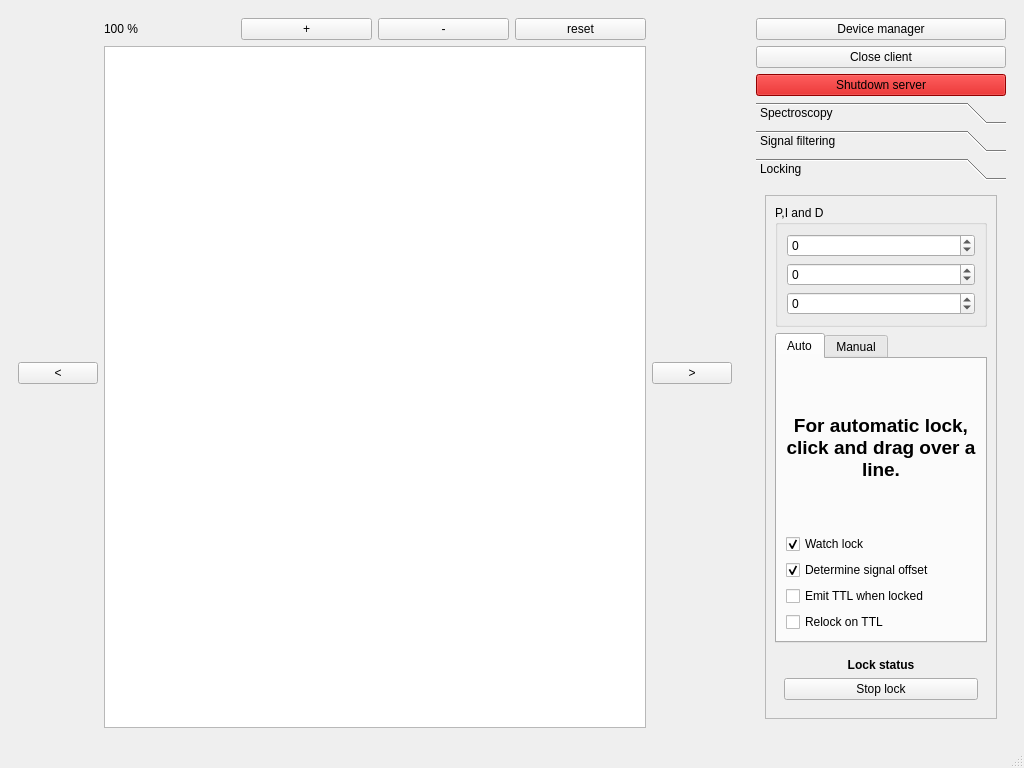
<?xml version="1.0" encoding="UTF-8"?>
<ui version="4.0">
 <class>MainWindow</class>
 <widget class="QMainWindow" name="MainWindow">
  <property name="geometry">
   <rect>
    <x>0</x>
    <y>0</y>
    <width>1024</width>
    <height>768</height>
   </rect>
  </property>
  <property name="windowTitle">
   <string>MainWindow</string>
  </property>
  <widget class="QWidget" name="centralwidget">
   <layout class="QHBoxLayout" name="horizontalLayout">
    <item>
     <widget class="CentralPanel" name="horizontalWidget" native="true">
      <layout class="QHBoxLayout" name="horizontalLayout_8">
       <item>
        <widget class="QPushButton" name="go_left">
         <property name="text">
          <string>&lt;</string>
         </property>
        </widget>
       </item>
       <item>
        <layout class="QVBoxLayout" name="verticalLayout_17">
         <item>
          <layout class="QHBoxLayout" name="horizontalLayout_3">
           <item>
            <widget class="QLabel" name="scan_amplitude">
             <property name="text">
              <string>100 %</string>
             </property>
            </widget>
           </item>
           <item>
            <widget class="QPushButton" name="increase_scan_amplitude">
             <property name="text">
              <string>+</string>
             </property>
            </widget>
           </item>
           <item>
            <widget class="QPushButton" name="decrease_scan_amplitude">
             <property name="text">
              <string>-</string>
             </property>
            </widget>
           </item>
           <item>
            <widget class="QPushButton" name="reset_scan_amplitude">
             <property name="text">
              <string>reset</string>
             </property>
            </widget>
           </item>
          </layout>
         </item>
         <item>
          <widget class="PlotWidget" name="graphicsView">
           <property name="minimumSize">
            <size>
             <width>100</width>
             <height>100</height>
            </size>
           </property>
          </widget>
         </item>
        </layout>
       </item>
       <item>
        <widget class="QPushButton" name="go_right">
         <property name="sizePolicy">
          <sizepolicy hsizetype="Minimum" vsizetype="Fixed">
           <horstretch>0</horstretch>
           <verstretch>0</verstretch>
          </sizepolicy>
         </property>
         <property name="text">
          <string>&gt;</string>
         </property>
        </widget>
       </item>
      </layout>
     </widget>
    </item>
    <item>
     <widget class="RightPanel" name="rightPanel" native="true">
      <property name="minimumSize">
       <size>
        <width>250</width>
        <height>0</height>
       </size>
      </property>
      <layout class="QVBoxLayout" name="verticalLayout_11">
       <item>
        <widget class="QPushButton" name="openDeviceManagerButton">
         <property name="text">
          <string>Device manager</string>
         </property>
        </widget>
       </item>
       <item>
        <widget class="QPushButton" name="closeButton">
         <property name="text">
          <string>Close client</string>
         </property>
        </widget>
       </item>
       <item>
        <widget class="QPushButton" name="shutdownButton">
         <property name="palette">
          <palette>
           <active>
            <colorrole role="WindowText">
             <brush brushstyle="SolidPattern">
              <color alpha="255">
               <red>0</red>
               <green>0</green>
               <blue>0</blue>
              </color>
             </brush>
            </colorrole>
            <colorrole role="Button">
             <brush brushstyle="SolidPattern">
              <color alpha="255">
               <red>204</red>
               <green>0</green>
               <blue>0</blue>
              </color>
             </brush>
            </colorrole>
            <colorrole role="Light">
             <brush brushstyle="SolidPattern">
              <color alpha="255">
               <red>255</red>
               <green>51</green>
               <blue>51</blue>
              </color>
             </brush>
            </colorrole>
            <colorrole role="Midlight">
             <brush brushstyle="SolidPattern">
              <color alpha="255">
               <red>229</red>
               <green>25</green>
               <blue>25</blue>
              </color>
             </brush>
            </colorrole>
            <colorrole role="Dark">
             <brush brushstyle="SolidPattern">
              <color alpha="255">
               <red>102</red>
               <green>0</green>
               <blue>0</blue>
              </color>
             </brush>
            </colorrole>
            <colorrole role="Mid">
             <brush brushstyle="SolidPattern">
              <color alpha="255">
               <red>136</red>
               <green>0</green>
               <blue>0</blue>
              </color>
             </brush>
            </colorrole>
            <colorrole role="Text">
             <brush brushstyle="SolidPattern">
              <color alpha="255">
               <red>0</red>
               <green>0</green>
               <blue>0</blue>
              </color>
             </brush>
            </colorrole>
            <colorrole role="BrightText">
             <brush brushstyle="SolidPattern">
              <color alpha="255">
               <red>255</red>
               <green>255</green>
               <blue>255</blue>
              </color>
             </brush>
            </colorrole>
            <colorrole role="ButtonText">
             <brush brushstyle="SolidPattern">
              <color alpha="255">
               <red>0</red>
               <green>0</green>
               <blue>0</blue>
              </color>
             </brush>
            </colorrole>
            <colorrole role="Base">
             <brush brushstyle="SolidPattern">
              <color alpha="255">
               <red>255</red>
               <green>255</green>
               <blue>255</blue>
              </color>
             </brush>
            </colorrole>
            <colorrole role="Window">
             <brush brushstyle="SolidPattern">
              <color alpha="255">
               <red>204</red>
               <green>0</green>
               <blue>0</blue>
              </color>
             </brush>
            </colorrole>
            <colorrole role="Shadow">
             <brush brushstyle="SolidPattern">
              <color alpha="255">
               <red>0</red>
               <green>0</green>
               <blue>0</blue>
              </color>
             </brush>
            </colorrole>
            <colorrole role="AlternateBase">
             <brush brushstyle="SolidPattern">
              <color alpha="255">
               <red>229</red>
               <green>127</green>
               <blue>127</blue>
              </color>
             </brush>
            </colorrole>
            <colorrole role="ToolTipBase">
             <brush brushstyle="SolidPattern">
              <color alpha="255">
               <red>255</red>
               <green>255</green>
               <blue>220</blue>
              </color>
             </brush>
            </colorrole>
            <colorrole role="ToolTipText">
             <brush brushstyle="SolidPattern">
              <color alpha="255">
               <red>0</red>
               <green>0</green>
               <blue>0</blue>
              </color>
             </brush>
            </colorrole>
            <colorrole role="PlaceholderText">
             <brush brushstyle="NoBrush">
              <color alpha="128">
               <red>0</red>
               <green>0</green>
               <blue>0</blue>
              </color>
             </brush>
            </colorrole>
           </active>
           <inactive>
            <colorrole role="WindowText">
             <brush brushstyle="SolidPattern">
              <color alpha="255">
               <red>0</red>
               <green>0</green>
               <blue>0</blue>
              </color>
             </brush>
            </colorrole>
            <colorrole role="Button">
             <brush brushstyle="SolidPattern">
              <color alpha="255">
               <red>204</red>
               <green>0</green>
               <blue>0</blue>
              </color>
             </brush>
            </colorrole>
            <colorrole role="Light">
             <brush brushstyle="SolidPattern">
              <color alpha="255">
               <red>255</red>
               <green>51</green>
               <blue>51</blue>
              </color>
             </brush>
            </colorrole>
            <colorrole role="Midlight">
             <brush brushstyle="SolidPattern">
              <color alpha="255">
               <red>229</red>
               <green>25</green>
               <blue>25</blue>
              </color>
             </brush>
            </colorrole>
            <colorrole role="Dark">
             <brush brushstyle="SolidPattern">
              <color alpha="255">
               <red>102</red>
               <green>0</green>
               <blue>0</blue>
              </color>
             </brush>
            </colorrole>
            <colorrole role="Mid">
             <brush brushstyle="SolidPattern">
              <color alpha="255">
               <red>136</red>
               <green>0</green>
               <blue>0</blue>
              </color>
             </brush>
            </colorrole>
            <colorrole role="Text">
             <brush brushstyle="SolidPattern">
              <color alpha="255">
               <red>0</red>
               <green>0</green>
               <blue>0</blue>
              </color>
             </brush>
            </colorrole>
            <colorrole role="BrightText">
             <brush brushstyle="SolidPattern">
              <color alpha="255">
               <red>255</red>
               <green>255</green>
               <blue>255</blue>
              </color>
             </brush>
            </colorrole>
            <colorrole role="ButtonText">
             <brush brushstyle="SolidPattern">
              <color alpha="255">
               <red>0</red>
               <green>0</green>
               <blue>0</blue>
              </color>
             </brush>
            </colorrole>
            <colorrole role="Base">
             <brush brushstyle="SolidPattern">
              <color alpha="255">
               <red>255</red>
               <green>255</green>
               <blue>255</blue>
              </color>
             </brush>
            </colorrole>
            <colorrole role="Window">
             <brush brushstyle="SolidPattern">
              <color alpha="255">
               <red>204</red>
               <green>0</green>
               <blue>0</blue>
              </color>
             </brush>
            </colorrole>
            <colorrole role="Shadow">
             <brush brushstyle="SolidPattern">
              <color alpha="255">
               <red>0</red>
               <green>0</green>
               <blue>0</blue>
              </color>
             </brush>
            </colorrole>
            <colorrole role="AlternateBase">
             <brush brushstyle="SolidPattern">
              <color alpha="255">
               <red>229</red>
               <green>127</green>
               <blue>127</blue>
              </color>
             </brush>
            </colorrole>
            <colorrole role="ToolTipBase">
             <brush brushstyle="SolidPattern">
              <color alpha="255">
               <red>255</red>
               <green>255</green>
               <blue>220</blue>
              </color>
             </brush>
            </colorrole>
            <colorrole role="ToolTipText">
             <brush brushstyle="SolidPattern">
              <color alpha="255">
               <red>0</red>
               <green>0</green>
               <blue>0</blue>
              </color>
             </brush>
            </colorrole>
            <colorrole role="PlaceholderText">
             <brush brushstyle="NoBrush">
              <color alpha="128">
               <red>0</red>
               <green>0</green>
               <blue>0</blue>
              </color>
             </brush>
            </colorrole>
           </inactive>
           <disabled>
            <colorrole role="WindowText">
             <brush brushstyle="SolidPattern">
              <color alpha="255">
               <red>102</red>
               <green>0</green>
               <blue>0</blue>
              </color>
             </brush>
            </colorrole>
            <colorrole role="Button">
             <brush brushstyle="SolidPattern">
              <color alpha="255">
               <red>204</red>
               <green>0</green>
               <blue>0</blue>
              </color>
             </brush>
            </colorrole>
            <colorrole role="Light">
             <brush brushstyle="SolidPattern">
              <color alpha="255">
               <red>255</red>
               <green>51</green>
               <blue>51</blue>
              </color>
             </brush>
            </colorrole>
            <colorrole role="Midlight">
             <brush brushstyle="SolidPattern">
              <color alpha="255">
               <red>229</red>
               <green>25</green>
               <blue>25</blue>
              </color>
             </brush>
            </colorrole>
            <colorrole role="Dark">
             <brush brushstyle="SolidPattern">
              <color alpha="255">
               <red>102</red>
               <green>0</green>
               <blue>0</blue>
              </color>
             </brush>
            </colorrole>
            <colorrole role="Mid">
             <brush brushstyle="SolidPattern">
              <color alpha="255">
               <red>136</red>
               <green>0</green>
               <blue>0</blue>
              </color>
             </brush>
            </colorrole>
            <colorrole role="Text">
             <brush brushstyle="SolidPattern">
              <color alpha="255">
               <red>102</red>
               <green>0</green>
               <blue>0</blue>
              </color>
             </brush>
            </colorrole>
            <colorrole role="BrightText">
             <brush brushstyle="SolidPattern">
              <color alpha="255">
               <red>255</red>
               <green>255</green>
               <blue>255</blue>
              </color>
             </brush>
            </colorrole>
            <colorrole role="ButtonText">
             <brush brushstyle="SolidPattern">
              <color alpha="255">
               <red>102</red>
               <green>0</green>
               <blue>0</blue>
              </color>
             </brush>
            </colorrole>
            <colorrole role="Base">
             <brush brushstyle="SolidPattern">
              <color alpha="255">
               <red>204</red>
               <green>0</green>
               <blue>0</blue>
              </color>
             </brush>
            </colorrole>
            <colorrole role="Window">
             <brush brushstyle="SolidPattern">
              <color alpha="255">
               <red>204</red>
               <green>0</green>
               <blue>0</blue>
              </color>
             </brush>
            </colorrole>
            <colorrole role="Shadow">
             <brush brushstyle="SolidPattern">
              <color alpha="255">
               <red>0</red>
               <green>0</green>
               <blue>0</blue>
              </color>
             </brush>
            </colorrole>
            <colorrole role="AlternateBase">
             <brush brushstyle="SolidPattern">
              <color alpha="255">
               <red>204</red>
               <green>0</green>
               <blue>0</blue>
              </color>
             </brush>
            </colorrole>
            <colorrole role="ToolTipBase">
             <brush brushstyle="SolidPattern">
              <color alpha="255">
               <red>255</red>
               <green>255</green>
               <blue>220</blue>
              </color>
             </brush>
            </colorrole>
            <colorrole role="ToolTipText">
             <brush brushstyle="SolidPattern">
              <color alpha="255">
               <red>0</red>
               <green>0</green>
               <blue>0</blue>
              </color>
             </brush>
            </colorrole>
            <colorrole role="PlaceholderText">
             <brush brushstyle="NoBrush">
              <color alpha="128">
               <red>0</red>
               <green>0</green>
               <blue>0</blue>
              </color>
             </brush>
            </colorrole>
           </disabled>
          </palette>
         </property>
         <property name="autoFillBackground">
          <bool>false</bool>
         </property>
         <property name="text">
          <string>Shutdown server</string>
         </property>
        </widget>
       </item>
       <item>
        <widget class="QToolBox" name="toolBox">
         <property name="sizePolicy">
          <sizepolicy hsizetype="Fixed" vsizetype="Expanding">
           <horstretch>0</horstretch>
           <verstretch>0</verstretch>
          </sizepolicy>
         </property>
         <property name="minimumSize">
          <size>
           <width>250</width>
           <height>0</height>
          </size>
         </property>
         <property name="currentIndex">
          <number>2</number>
         </property>
         <widget class="SpectroscopyPanel" name="page">
          <property name="geometry">
           <rect>
            <x>0</x>
            <y>0</y>
            <width>250</width>
            <height>471</height>
           </rect>
          </property>
          <property name="sizePolicy">
           <sizepolicy hsizetype="Minimum" vsizetype="Preferred">
            <horstretch>0</horstretch>
            <verstretch>0</verstretch>
           </sizepolicy>
          </property>
          <attribute name="label">
           <string>Spectroscopy</string>
          </attribute>
          <layout class="QVBoxLayout" name="verticalLayout">
           <item>
            <widget class="QScrollArea" name="scrollArea_2">
             <property name="widgetResizable">
              <bool>true</bool>
             </property>
             <widget class="QWidget" name="scrollAreaWidgetContents_3">
              <property name="geometry">
               <rect>
                <x>0</x>
                <y>0</y>
                <width>220</width>
                <height>500</height>
               </rect>
              </property>
              <layout class="QVBoxLayout" name="verticalLayout_9">
               <item>
                <widget class="QGroupBox" name="groupBox_4">
                 <property name="title">
                  <string>Modulation frequency</string>
                 </property>
                 <layout class="QVBoxLayout" name="verticalLayout_5">
                  <item>
                   <layout class="QHBoxLayout" name="horizontalLayout_6">
                    <item>
                     <widget class="QDoubleSpinBox" name="modulation_frequency"/>
                    </item>
                    <item>
                     <widget class="QLabel" name="label_5">
                      <property name="text">
                       <string>MHz</string>
                      </property>
                     </widget>
                    </item>
                   </layout>
                  </item>
                 </layout>
                </widget>
               </item>
               <item>
                <widget class="QGroupBox" name="groupBox">
                 <property name="title">
                  <string>Modulation amplitude</string>
                 </property>
                 <layout class="QVBoxLayout" name="verticalLayout_2">
                  <item>
                   <layout class="QHBoxLayout" name="horizontalLayout_2">
                    <item>
                     <widget class="QDoubleSpinBox" name="modulation_amplitude"/>
                    </item>
                    <item>
                     <widget class="QLabel" name="label">
                      <property name="text">
                       <string>Vpp</string>
                      </property>
                     </widget>
                    </item>
                   </layout>
                  </item>
                 </layout>
                </widget>
               </item>
               <item>
                <widget class="QGroupBox" name="groupBox_3">
                 <property name="title">
                  <string>Ramp speed</string>
                 </property>
                 <layout class="QVBoxLayout" name="verticalLayout_4">
                  <item>
                   <layout class="QHBoxLayout" name="horizontalLayout_5">
                    <item>
                     <widget class="QDoubleSpinBox" name="ramp_speed"/>
                    </item>
                    <item>
                     <widget class="QLabel" name="label_4">
                      <property name="text">
                       <string>Hz</string>
                      </property>
                     </widget>
                    </item>
                   </layout>
                  </item>
                 </layout>
                </widget>
               </item>
               <item>
                <widget class="QGroupBox" name="groupBox_2">
                 <property name="title">
                  <string>Demodulation phase</string>
                 </property>
                 <layout class="QVBoxLayout" name="verticalLayout_3">
                  <item>
                   <layout class="QHBoxLayout" name="horizontalLayout_4">
                    <item>
                     <widget class="QDoubleSpinBox" name="demodulation_phase"/>
                    </item>
                    <item>
                     <widget class="QLabel" name="label_3">
                      <property name="text">
                       <string>deg</string>
                      </property>
                     </widget>
                    </item>
                   </layout>
                  </item>
                 </layout>
                </widget>
               </item>
               <item>
                <widget class="QGroupBox" name="groupBox_7">
                 <property name="title">
                  <string>Demodulation frequency</string>
                 </property>
                 <layout class="QVBoxLayout" name="verticalLayout_13">
                  <item>
                   <widget class="QComboBox" name="demodulation_frequency">
                    <item>
                     <property name="text">
                      <string>1f</string>
                     </property>
                    </item>
                    <item>
                     <property name="text">
                      <string>3f</string>
                     </property>
                    </item>
                    <item>
                     <property name="text">
                      <string>5f</string>
                     </property>
                    </item>
                   </widget>
                  </item>
                 </layout>
                </widget>
               </item>
               <item>
                <widget class="QGroupBox" name="groupBox_6">
                 <property name="title">
                  <string>Signal offset</string>
                 </property>
                 <layout class="QHBoxLayout" name="horizontalLayout_7">
                  <item>
                   <widget class="QSpinBox" name="signal_offset"/>
                  </item>
                 </layout>
                </widget>
               </item>
              </layout>
             </widget>
            </widget>
           </item>
          </layout>
         </widget>
         <widget class="QWidget" name="page_3">
          <property name="geometry">
           <rect>
            <x>0</x>
            <y>0</y>
            <width>250</width>
            <height>471</height>
           </rect>
          </property>
          <attribute name="label">
           <string>Signal filtering</string>
          </attribute>
          <layout class="QVBoxLayout" name="verticalLayout_14">
           <item>
            <widget class="QLabel" name="label_7">
             <property name="text">
              <string>still missing...</string>
             </property>
            </widget>
           </item>
          </layout>
         </widget>
         <widget class="LockingPanel" name="page_2">
          <property name="geometry">
           <rect>
            <x>0</x>
            <y>0</y>
            <width>250</width>
            <height>471</height>
           </rect>
          </property>
          <property name="sizePolicy">
           <sizepolicy hsizetype="Minimum" vsizetype="Preferred">
            <horstretch>0</horstretch>
            <verstretch>0</verstretch>
           </sizepolicy>
          </property>
          <attribute name="label">
           <string>Locking</string>
          </attribute>
          <layout class="QVBoxLayout" name="verticalLayout_7">
           <item>
            <widget class="QScrollArea" name="scrollArea">
             <property name="widgetResizable">
              <bool>true</bool>
             </property>
             <widget class="QWidget" name="scrollAreaWidgetContents">
              <property name="geometry">
               <rect>
                <x>0</x>
                <y>0</y>
                <width>220</width>
                <height>504</height>
               </rect>
              </property>
              <layout class="QVBoxLayout" name="verticalLayout_8">
               <item>
                <widget class="QGroupBox" name="groupBox_5">
                 <property name="sizePolicy">
                  <sizepolicy hsizetype="Preferred" vsizetype="Minimum">
                   <horstretch>0</horstretch>
                   <verstretch>0</verstretch>
                  </sizepolicy>
                 </property>
                 <property name="title">
                  <string>P,I and D</string>
                 </property>
                 <layout class="QVBoxLayout" name="verticalLayout_6">
                  <item>
                   <widget class="QSpinBox" name="kp">
                    <property name="minimum">
                     <number>-8192</number>
                    </property>
                    <property name="maximum">
                     <number>8191</number>
                    </property>
                   </widget>
                  </item>
                  <item>
                   <widget class="QSpinBox" name="ki">
                    <property name="minimum">
                     <number>-8192</number>
                    </property>
                    <property name="maximum">
                     <number>8191</number>
                    </property>
                   </widget>
                  </item>
                  <item>
                   <widget class="QSpinBox" name="kd">
                    <property name="sizePolicy">
                     <sizepolicy hsizetype="Preferred" vsizetype="Fixed">
                      <horstretch>0</horstretch>
                      <verstretch>0</verstretch>
                     </sizepolicy>
                    </property>
                    <property name="minimum">
                     <number>-8192</number>
                    </property>
                    <property name="maximum">
                     <number>8191</number>
                    </property>
                   </widget>
                  </item>
                 </layout>
                </widget>
               </item>
               <item>
                <widget class="QTabWidget" name="lock_control_container">
                 <property name="currentIndex">
                  <number>0</number>
                 </property>
                 <widget class="QWidget" name="auto_mode">
                  <attribute name="title">
                   <string>Auto</string>
                  </attribute>
                  <layout class="QVBoxLayout" name="verticalLayout_10">
                   <item>
                    <widget class="QLabel" name="label_2">
                     <property name="text">
                      <string>&lt;html&gt;&lt;head/&gt;&lt;body&gt;&lt;p align=&quot;center&quot;&gt;&lt;span style=&quot; font-size:14pt; font-weight:600;&quot;&gt;For automatic lock, click and drag over a line.&lt;/span&gt;&lt;/p&gt;&lt;/body&gt;&lt;/html&gt;</string>
                     </property>
                     <property name="scaledContents">
                      <bool>false</bool>
                     </property>
                     <property name="alignment">
                      <set>Qt::AlignCenter</set>
                     </property>
                     <property name="wordWrap">
                      <bool>true</bool>
                     </property>
                    </widget>
                   </item>
                   <item>
                    <widget class="QCheckBox" name="watchLockCheckbox">
                     <property name="text">
                      <string>Watch lock</string>
                     </property>
                     <property name="checked">
                      <bool>true</bool>
                     </property>
                    </widget>
                   </item>
                   <item>
                    <widget class="QCheckBox" name="checkBox_2">
                     <property name="text">
                      <string>Determine signal offset</string>
                     </property>
                     <property name="checked">
                      <bool>true</bool>
                     </property>
                    </widget>
                   </item>
                   <item>
                    <widget class="QCheckBox" name="checkBox_4">
                     <property name="text">
                      <string>Emit TTL when locked</string>
                     </property>
                    </widget>
                   </item>
                   <item>
                    <widget class="QCheckBox" name="checkBox_3">
                     <property name="text">
                      <string>Relock on TTL</string>
                     </property>
                    </widget>
                   </item>
                  </layout>
                 </widget>
                 <widget class="QWidget" name="manual_mode">
                  <attribute name="title">
                   <string>Manual</string>
                  </attribute>
                  <layout class="QVBoxLayout" name="verticalLayout_12">
                   <item>
                    <widget class="QLabel" name="label_6">
                     <property name="text">
                      <string>&lt;html&gt;&lt;head/&gt;&lt;body&gt;&lt;p align=&quot;center&quot;&gt;&lt;span style=&quot; font-size:14pt; font-weight:600;&quot;&gt;Center the line and zoom in before pressing the button.&lt;/span&gt;&lt;/p&gt;&lt;/body&gt;&lt;/html&gt;</string>
                     </property>
                     <property name="scaledContents">
                      <bool>false</bool>
                     </property>
                     <property name="alignment">
                      <set>Qt::AlignCenter</set>
                     </property>
                     <property name="wordWrap">
                      <bool>true</bool>
                     </property>
                    </widget>
                   </item>
                   <item>
                    <widget class="QRadioButton" name="radioButton">
                     <property name="text">
                      <string>Rising slope</string>
                     </property>
                    </widget>
                   </item>
                   <item>
                    <widget class="QRadioButton" name="radioButton_2">
                     <property name="text">
                      <string>Falling slope</string>
                     </property>
                    </widget>
                   </item>
                   <item>
                    <widget class="QPushButton" name="manualLockButton">
                     <property name="text">
                      <string>Lock!</string>
                     </property>
                    </widget>
                   </item>
                  </layout>
                 </widget>
                </widget>
               </item>
               <item>
                <widget class="LockStatusPanel" name="lock_status_container" native="true">
                 <layout class="QVBoxLayout" name="verticalLayout_18">
                  <item>
                   <widget class="QLabel" name="lock_status">
                    <property name="text">
                     <string>&lt;html&gt;&lt;head/&gt;&lt;body&gt;&lt;p align=&quot;center&quot;&gt;&lt;span style=&quot; font-weight:600;&quot;&gt;Lock status&lt;/span&gt;&lt;/p&gt;&lt;/body&gt;&lt;/html&gt;</string>
                    </property>
                   </widget>
                  </item>
                  <item>
                   <widget class="QPushButton" name="stop_lock">
                    <property name="text">
                     <string>Stop lock</string>
                    </property>
                   </widget>
                  </item>
                 </layout>
                </widget>
               </item>
              </layout>
             </widget>
            </widget>
           </item>
          </layout>
         </widget>
        </widget>
       </item>
      </layout>
     </widget>
    </item>
   </layout>
  </widget>
  <widget class="QMenuBar" name="menubar">
   <property name="geometry">
    <rect>
     <x>0</x>
     <y>0</y>
     <width>1024</width>
     <height>27</height>
    </rect>
   </property>
  </widget>
  <widget class="QStatusBar" name="statusbar"/>
 </widget>
 <customwidgets>
  <customwidget>
   <class>PlotWidget</class>
   <extends>QGraphicsView</extends>
   <header location="global">plot_widget.h</header>
  </customwidget>
  <customwidget>
   <class>RightPanel</class>
   <extends>QWidget</extends>
   <header location="global">right_panel.h</header>
   <container>1</container>
   <slots>
    <slot>close_app()</slot>
    <slot>shutdown_server()</slot>
    <slot>open_device_manager()</slot>
    <slot>start_manual_lock()</slot>
   </slots>
  </customwidget>
  <customwidget>
   <class>LockingPanel</class>
   <extends>QWidget</extends>
   <header location="global">locking_panel.h</header>
   <container>1</container>
  </customwidget>
  <customwidget>
   <class>SpectroscopyPanel</class>
   <extends>QWidget</extends>
   <header location="global">spectroscopy_panel.h</header>
   <container>1</container>
  </customwidget>
  <customwidget>
   <class>CentralPanel</class>
   <extends>QWidget</extends>
   <header location="global">central_panel.h</header>
   <container>1</container>
  </customwidget>
  <customwidget>
   <class>LockStatusPanel</class>
   <extends>QWidget</extends>
   <header location="global">lock_status_panel.h</header>
   <container>1</container>
  </customwidget>
 </customwidgets>
 <resources/>
 <connections>
  <connection>
   <sender>closeButton</sender>
   <signal>clicked()</signal>
   <receiver>rightPanel</receiver>
   <slot>close_app()</slot>
   <hints>
    <hint type="sourcelabel">
     <x>667</x>
     <y>97</y>
    </hint>
    <hint type="destinationlabel">
     <x>667</x>
     <y>301</y>
    </hint>
   </hints>
  </connection>
  <connection>
   <sender>shutdownButton</sender>
   <signal>clicked()</signal>
   <receiver>rightPanel</receiver>
   <slot>shutdown_server()</slot>
   <hints>
    <hint type="sourcelabel">
     <x>667</x>
     <y>138</y>
    </hint>
    <hint type="destinationlabel">
     <x>667</x>
     <y>301</y>
    </hint>
   </hints>
  </connection>
  <connection>
   <sender>openDeviceManagerButton</sender>
   <signal>clicked()</signal>
   <receiver>rightPanel</receiver>
   <slot>open_device_manager()</slot>
   <hints>
    <hint type="sourcelabel">
     <x>667</x>
     <y>56</y>
    </hint>
    <hint type="destinationlabel">
     <x>667</x>
     <y>301</y>
    </hint>
   </hints>
  </connection>
  <connection>
   <sender>manualLockButton</sender>
   <signal>clicked()</signal>
   <receiver>rightPanel</receiver>
   <slot>start_manual_lock()</slot>
   <hints>
    <hint type="sourcelabel">
     <x>665</x>
     <y>526</y>
    </hint>
    <hint type="destinationlabel">
     <x>667</x>
     <y>301</y>
    </hint>
   </hints>
  </connection>
 </connections>
</ui>
